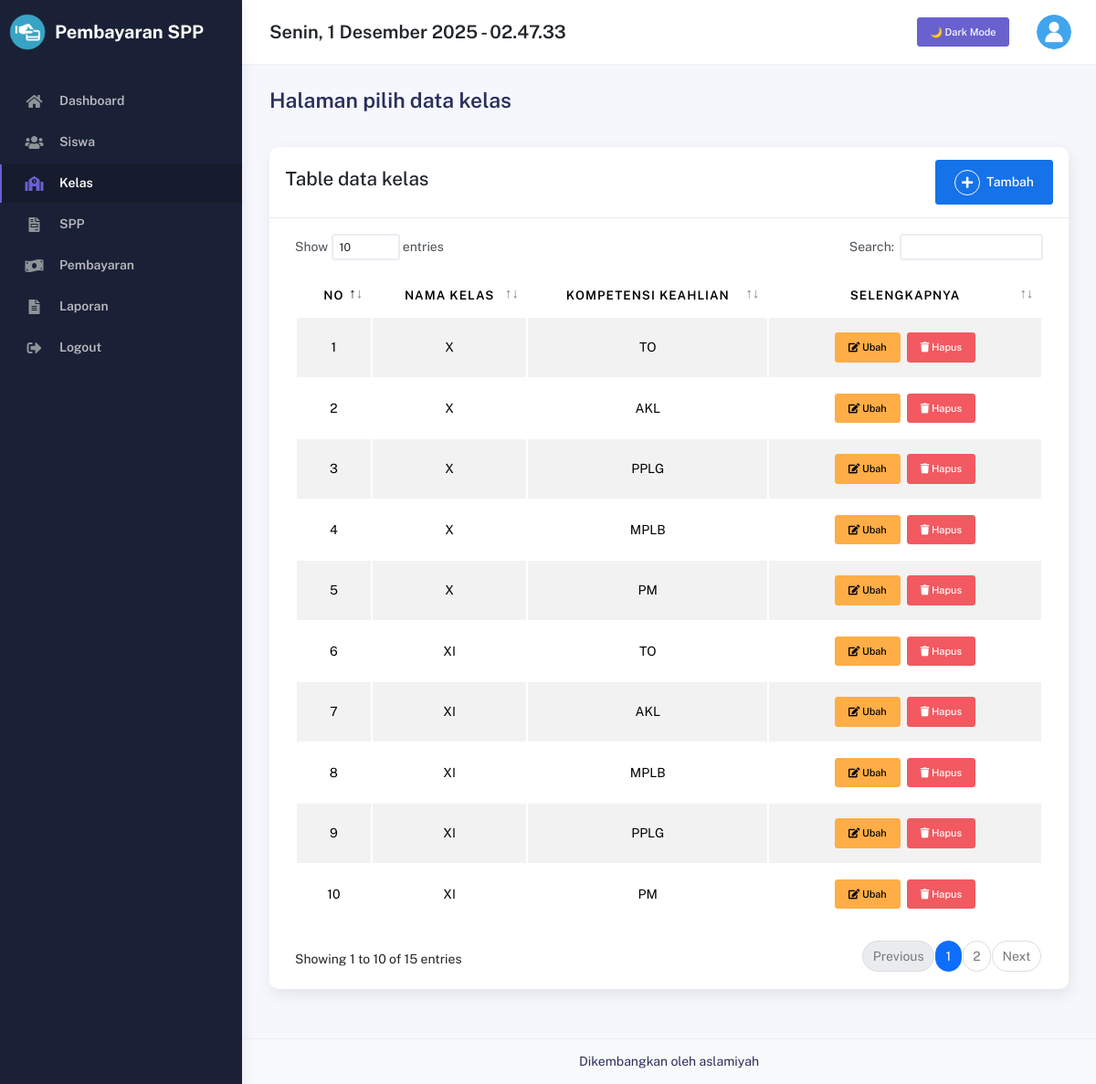
Screenshot of /pages/kelas/index.php (signed in) with the database file from the repository.
### tables this page shows
CREATE TABLE `kelas` (
  `id_kelas` int NOT NULL,
  `nama_kelas` varchar(10) DEFAULT NULL,
  `kompetensi_keahlian` varchar(50) DEFAULT NULL
);

### pages/kelas/index.php (the view)
<?php
include '../../partials/header.php';
include '../../partials/sidebar.php';
include '../../partials/navbar.php';
$qspp = "SELECT kelas.id_kelas, kelas.nama_kelas, kelas.kompetensi_keahlian
         FROM kelas
         LEFT JOIN siswa ON kelas.id_kelas = siswa.id_kelas";
$result = mysqli_query($connect, $qspp) or die(mysqli_error($connect));
?>
<div class="container">
    <div class="page-inner">
        <div class="page-header">
            <h3 class="fw-bold mb-3">Halaman pilih data kelas</h3>
        </div>
        <div class="row">
            <div class="col-md-12">
                <div class="card">
                    <div class="card-header d-flex justify-content-between align-items-center">
                        <h4 class="table-data-title">Table data kelas</h4>
                        <a href="./create.php" class="btn btn-primary d-flex align-items-center">
                            <span class="rounded-circle border border-light d-flex align-items-center justify-content-center me-2" style="width: 28px; height: 28px;">
                                <i class="fa fa-plus"></i>
                            </span>
                            Tambah
                        </a>
                    </div>
                    <div class="card-body">
                        <div class="table-responsive">
                            <table id="datatable" class="display table table-striped table-hover">
                                <thead>
                                    <tr>
                                        <th class="text-center">No</th>
                                        <th class="text-center">Nama Kelas</th>
                                        <th class="text-center">Kompetensi Keahlian</th>
                                        <th class="text-center">Selengkapnya</th>
                                    </tr>
                                </thead>
                                <tbody>
                                    <?php
                                    $no = 1;
                                    while ($item = $result->fetch_object()):
                                    ?>
                                        <tr>
                                            <td class="text-center"><?= $no ?></td>
                                            <td class="text-center"><?= $item->nama_kelas ?></td>
                                            <td class="text-center"><?= $item->kompetensi_keahlian ?></td>
                                            <td class="text-center" style="width: 250px;">
                                                <div class="d-flex justify-content-center gap-2">
                                                    <a href="./edit.php?id=<?= $item->id_kelas ?>" class="btn btn-warning btn-sm px-3" title="Edit">
                                                        <i class="fa fa-edit"></i> Ubah
                                                    </a>
                                                    <a href="../../actions/kelas/destroy.php?id=<?= $item->id_kelas ?>"
                                                        class="btn btn-danger btn-sm px-3"
                                                        onclick="return confirm('Apakah anda yakin ingin menghapus data ini?')"
                                                        title="Hapus">
                                                        <i class="fa fa-trash"></i> Hapus
                                                    </a>
                                                </div>
                                            </td>
                                        </tr>
                                    <?php
                                        $no++;
                                    endwhile;
                                    ?>
                                </tbody>
                            </table>
                        </div>
                    </div>
                </div>
            </div>
        </div>
    </div>
</div>
<?php
include '../../partials/footer.php';
include '../../partials/script.php';
?>

### rows the page displays
kelas: nama_kelas "X", kompetensi_keahlian "TO"
kelas: nama_kelas "X", kompetensi_keahlian "AKL"
kelas: nama_kelas "X", kompetensi_keahlian "PPLG"
kelas: nama_kelas "X", kompetensi_keahlian "MPLB"
kelas: nama_kelas "X", kompetensi_keahlian "PM"
kelas: nama_kelas "XI", kompetensi_keahlian "TO"
kelas: nama_kelas "XI", kompetensi_keahlian "AKL"
kelas: nama_kelas "XI", kompetensi_keahlian "MPLB"
kelas: nama_kelas "XI", kompetensi_keahlian "PPLG"
kelas: nama_kelas "XI", kompetensi_keahlian "PM"
